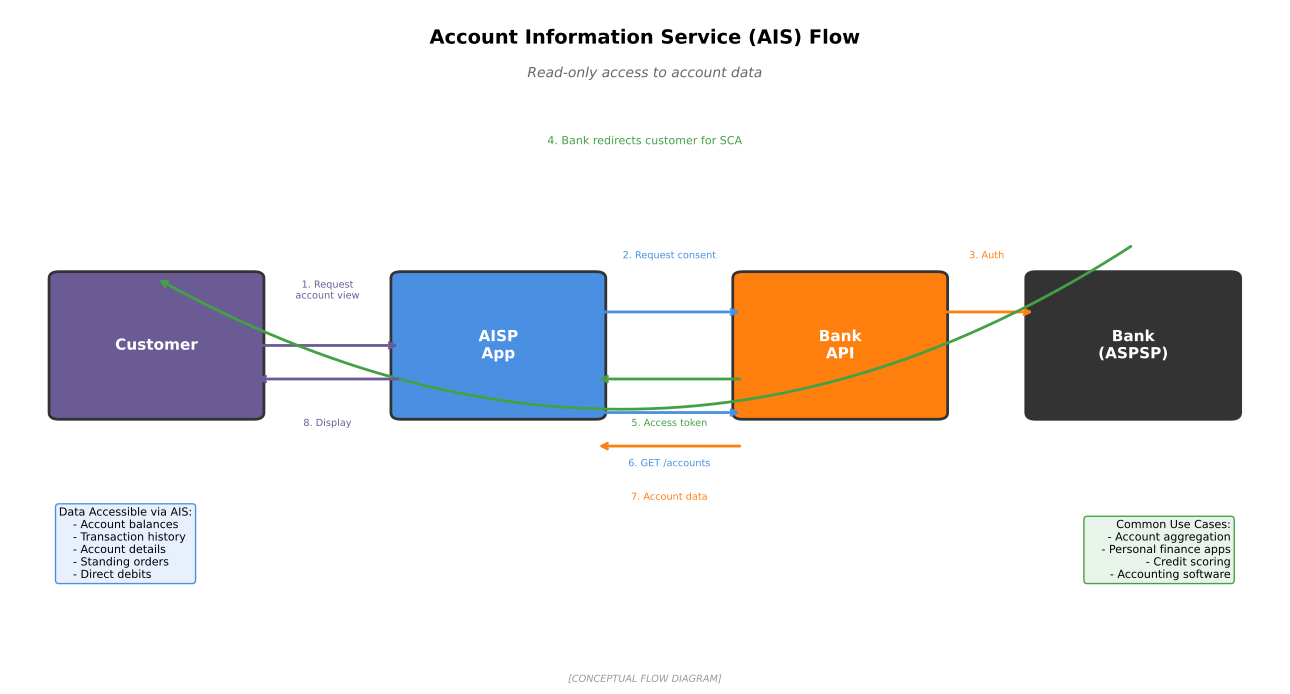

Here is the Python script that generated this plot:
"""
Account Information Service (AIS) Flow
Shows how AIS providers access account data under PSD2

Output: ais_flow.pdf
Module: module_01_fintech
Lesson: 5 - Open Banking
"""

from pathlib import Path
import matplotlib.pyplot as plt
import matplotlib.patches as mpatches
import numpy as np

CHART_METADATA = {
    'title': 'Account Information Service Flow',
    'module': 'module_01_fintech',
    'lesson': 5,
    'url': 'https://github.com/Digital-AI-Finance/digital-finance/tree/main/module_01_fintech/figures/ais_flow'
}

plt.rcParams.update({
    'font.size': 10,
    'axes.labelsize': 10,
})

def create_chart():
    """Create AIS flow diagram"""
    fig, ax = plt.subplots(figsize=(13, 7))
    ax.set_xlim(0, 13)
    ax.set_ylim(0, 10)
    ax.axis('off')

    # Entities
    # Customer
    customer = mpatches.FancyBboxPatch((0.5, 4), 2, 2, boxstyle='round,pad=0.1',
                                        facecolor='#6B5B95', edgecolor='#333333', lw=2)
    ax.add_patch(customer)
    ax.text(1.5, 5, 'Customer', ha='center', va='center', fontsize=11,
           fontweight='bold', color='white')

    # AISP App
    aisp = mpatches.FancyBboxPatch((4, 4), 2, 2, boxstyle='round,pad=0.1',
                                    facecolor='#4A90E2', edgecolor='#333333', lw=2)
    ax.add_patch(aisp)
    ax.text(5, 5, 'AISP\nApp', ha='center', va='center', fontsize=11,
           fontweight='bold', color='white')

    # Bank API
    api = mpatches.FancyBboxPatch((7.5, 4), 2, 2, boxstyle='round,pad=0.1',
                                   facecolor='#FF7F0E', edgecolor='#333333', lw=2)
    ax.add_patch(api)
    ax.text(8.5, 5, 'Bank\nAPI', ha='center', va='center', fontsize=11,
           fontweight='bold', color='white')

    # Bank
    bank = mpatches.FancyBboxPatch((10.5, 4), 2, 2, boxstyle='round,pad=0.1',
                                    facecolor='#333333', edgecolor='#333333', lw=2)
    ax.add_patch(bank)
    ax.text(11.5, 5, 'Bank\n(ASPSP)', ha='center', va='center', fontsize=11,
           fontweight='bold', color='white')

    # Flow arrows with numbered steps
    steps = [
        (1, 2.5, 4, 5, '1. Request\naccount access', '#6B5B95'),
        (2, 6, 5.8, 7.5, '2. Forward with\nconsent request', '#4A90E2'),
        (3, 9.5, 5.8, 10.5, '3. Redirect to\nbank login', '#FF7F0E'),
        (4, 11.5, 6.5, 11.5, '4. Customer\nauthenticates', '#333333'),
        (5, 10.5, 5, 9.5, '5. Return token', '#333333'),
        (6, 7.5, 4.2, 6, '6. Access token', '#FF7F0E'),
        (7, 6, 3.5, 7.5, '7. Request\naccount data', '#4A90E2'),
        (8, 9.5, 3.5, 10.5, '8. Return data', '#FF7F0E'),
    ]

    # Step 1: Customer to AISP
    ax.annotate('', xy=(4, 5), xytext=(2.5, 5),
               arrowprops=dict(arrowstyle='->', color='#6B5B95', lw=2))
    ax.text(3.25, 5.7, '1. Request\naccount view', fontsize=7, ha='center', color='#6B5B95')

    # Step 2: AISP to Bank API
    ax.annotate('', xy=(7.5, 5.5), xytext=(6, 5.5),
               arrowprops=dict(arrowstyle='->', color='#4A90E2', lw=2))
    ax.text(6.75, 6.3, '2. Request consent', fontsize=7, ha='center', color='#4A90E2')

    # Step 3: Bank API to Bank (auth redirect)
    ax.annotate('', xy=(10.5, 5.5), xytext=(9.5, 5.5),
               arrowprops=dict(arrowstyle='->', color='#FF7F0E', lw=2))
    ax.text(10, 6.3, '3. Auth', fontsize=7, ha='center', color='#FF7F0E')

    # Step 4: Customer authenticates (curved arrow from bank back to customer)
    ax.annotate('', xy=(1.5, 6), xytext=(11.5, 6.5),
               arrowprops=dict(arrowstyle='->', color='#44A044', lw=2,
                              connectionstyle='arc3,rad=-0.3'))
    ax.text(6.5, 8, '4. Bank redirects customer for SCA', fontsize=8,
           ha='center', color='#44A044')

    # Step 5: Consent granted (back through system)
    ax.annotate('', xy=(6, 4.5), xytext=(7.5, 4.5),
               arrowprops=dict(arrowstyle='->', color='#44A044', lw=2))
    ax.text(6.75, 3.8, '5. Access token', fontsize=7, ha='center', color='#44A044')

    # Step 6: AISP requests data
    ax.annotate('', xy=(7.5, 4), xytext=(6, 4),
               arrowprops=dict(arrowstyle='->', color='#4A90E2', lw=2))
    ax.text(6.75, 3.2, '6. GET /accounts', fontsize=7, ha='center', color='#4A90E2')

    # Step 7: Data returned
    ax.annotate('', xy=(6, 3.5), xytext=(7.5, 3.5),
               arrowprops=dict(arrowstyle='->', color='#FF7F0E', lw=2))
    ax.text(6.75, 2.7, '7. Account data', fontsize=7, ha='center', color='#FF7F0E')

    # Step 8: Display to customer
    ax.annotate('', xy=(2.5, 4.5), xytext=(4, 4.5),
               arrowprops=dict(arrowstyle='->', color='#6B5B95', lw=2))
    ax.text(3.25, 3.8, '8. Display', fontsize=7, ha='center', color='#6B5B95')

    # Title
    ax.text(6.5, 9.5, 'Account Information Service (AIS) Flow',
           fontsize=14, fontweight='bold', ha='center')
    ax.text(6.5, 9, 'Read-only access to account data',
           fontsize=10, ha='center', style='italic', color='#666666')

    # Data types box
    data_types = """Data Accessible via AIS:
    - Account balances
    - Transaction history
    - Account details
    - Standing orders
    - Direct debits"""

    ax.text(0.5, 1.5, data_types, fontsize=8, va='bottom',
           bbox=dict(boxstyle='round', facecolor='#E8F0FE', edgecolor='#4A90E2'))

    # Use cases
    use_cases = """Common Use Cases:
    - Account aggregation
    - Personal finance apps
    - Credit scoring
    - Accounting software"""

    ax.text(12.5, 1.5, use_cases, fontsize=8, ha='right', va='bottom',
           bbox=dict(boxstyle='round', facecolor='#E8F4EA', edgecolor='#44A044'))

    # Source
    fig.text(0.5, 0.02, '[CONCEPTUAL FLOW DIAGRAM]',
            fontsize=7, ha='center', style='italic', color='#999999')

    plt.tight_layout()

    output_path = Path(__file__).parent / 'ais_flow.pdf'
    plt.savefig(output_path, format='pdf', dpi=300, bbox_inches='tight')
    plt.close()
    print(f"Chart saved to: {output_path}")
    return output_path

if __name__ == '__main__':
    create_chart()
